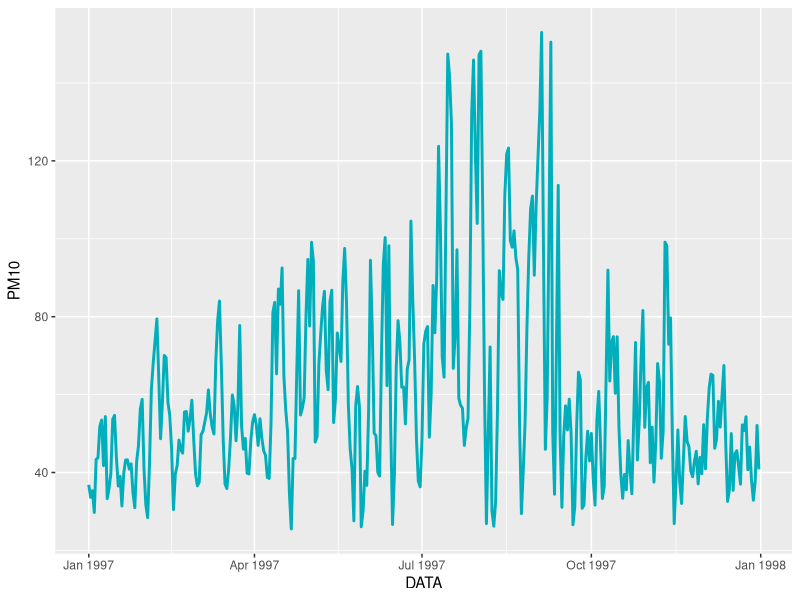
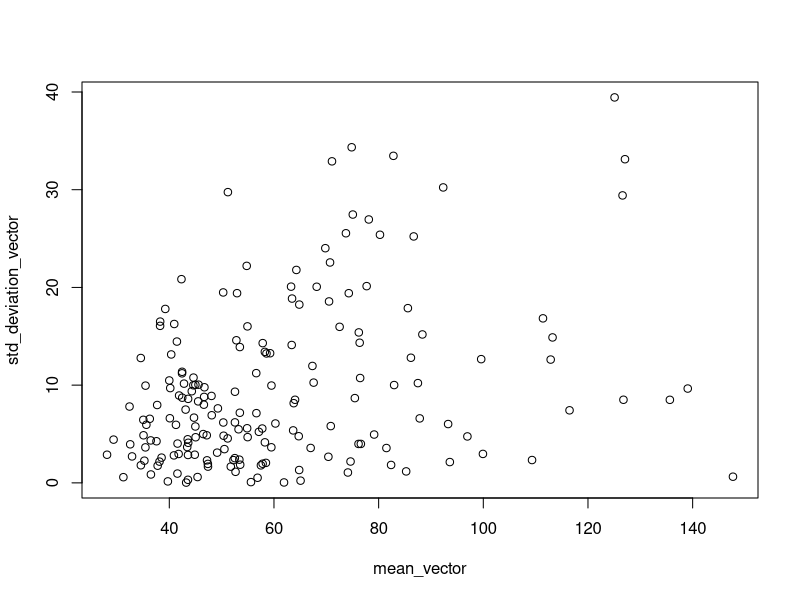
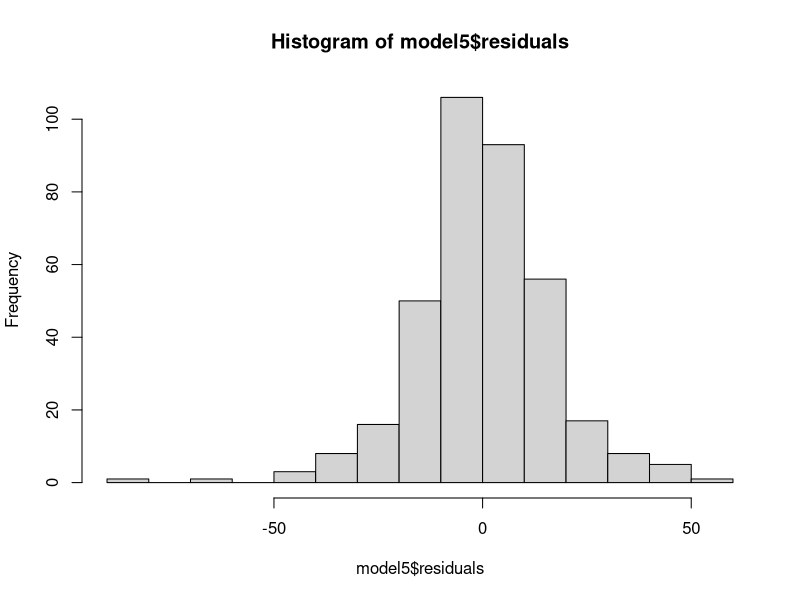
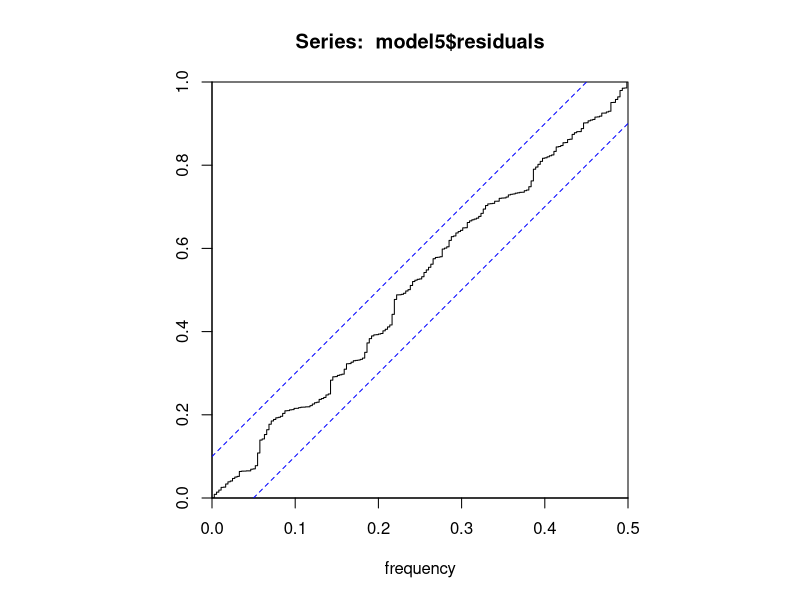

Source code (R) for these figures, in order:
# Reading data
library(readxl)
dados<-read_excel("basepoluicao.xls")
attach(dados)

# Plotting data
library(ggplot2)
theme_set=(theme_minimal())

ggplot(data = dados, aes(x = DATA, y = PM10))+
  geom_line(color = "#00AFBB", size = 1)

# Transforming data into a time series object
POL<-ts(PM10)

# Augmented Dickey-Fuller Test for stationarity
library(tseries)
adf.test(POL)

# Since the p-value of the test was significative at a 5% level of significance,
# we reject the null hypothesis of existence of a unitary root and conclude that
# we have statistics evidences to prove the stationarity of the process.

# KPSS Test for stationarity
kpss.test(POL)

# Since the p-value of the test was significative at a 5% level of significance,
# we reject the null hypothesis of stationarity of the series and conclude that
# we have statistics evidences that the process is not stationary.

# We have divergence between the tests, so we will choose to apply the first 
# difference of the series in order to get the stationarity factor confirmed.

first_difference<-diff(POL)

adf.test(first_difference)
kpss.test(first_difference)

# Applying both test in the first difference series, we get the same result from 
# both and now we can procede our analysis.

# The next step is to decide if our series has the multiplicative or addictive 
# characteristic. One way to do this is grouping the series into minor groups of 
# any size (the number here generally doesn't impact much, we will use groups of 2),
# calculate the mean and stardand deviation inside this minor groups and then plot
# a graphic of the calculated means agains the calculated standard deviations.

# Calculating mean
mean_vector<-vector()
j<-1
vet<-POL
for(i in 1:(length(first_difference)/2)){
  mean_vector[i]<-(vet[j]+vet[j+1])/2
  j<-j+2
}

# Calculating standard deviation
std_deviation_vector <- vector()
z<-1
for(i in 1:(length(first_difference)/2)){
  std_deviation_vector[i]<-sd(c(vet[z],vet[z+1]))
  z<-z+2
}

plot(mean_vector, std_deviation_vector)
cor(mean_vector, std_deviation_vector)

# Since we do not seem to have a strong correlation coefficient between the two
# vectors generated, we can adjust an ARIMA addictive model. If the coefficient or
# the graphic here had suggested a strong correlation, we would have evidences of
# a multiplicative factor in the series and it would be necessary to apply some
# transformation to take off this factor (log function here uses to work well) so
# we can adjust the ARIMA model.

# There are no clear rules to adjust the parametes of an ARIMA model. There are 
# tough some tips like plotting autocorrelation and partial autocorrelation functions.
# I prefer to test some combinations of parameters and choose the one that have them
# all significative. If more than one series satisfy this condition, then we take the
# simpler one (with less parameters) or the one with the minor AIC.

# Since we will model the first difference of the series, our middle parameter 'q'
# (ARIMA(p,d,q)) has to be 1. This way we will vary only 'p' and 'q' from 0 to 2.

# ARIMA(0,1,1) 
model1<-arima(POL, order = c(0,1,1)) 
t1<-0.1645/0.0776
dt(t1, length(POL)) 
# Model is a candidate, since all parametes are significative (5% significance).

# ARIMA(0,1,2) 
model2<-arima(POL, order = c(0,1,2))
t1<--0.2161/0.0588
t2<--0.5556/0.0615
dt(t1, length(POL)) 
dt(t2, length(POL)) 
# Model is a candidate, since all parametes are significative (5% significance).

# ARIMA(1,1,0) 
model3<-arima(POL, order = c(1,1,0)) 
t1<-0.0562/0.0523
dt(t1, length(POL))
# Model is not a candidate, since at least one of the parametes are not 
# significative (5% significance).

# ARIMA(1,1,1) 
model4<-arima(POL, order = c(1,1,1)) 
t1<--0.4332/0.1264
t2<-0.6101/0.1062
dt(t1, length(POL))
dt(t2, length(POL)) 
# Model is a candidate, since all parametes are significative (5% significance).

# ARIMA(1,1,2) 
model5<-arima(POL, order = c(1,1,2)) 
t1<-0.4113/0.0692
t2<--0.4975/0.064
t3<--0.4334/0.0554
dt(t1, length(POL))
dt(t2, length(POL)) 
dt(t3, length(POL)) 
# Model is a candidate, since all parametes are significative (5% significance).

# ARIMA(2,1,0)
model6<-arima(POL, order = c(2,1,0)) 
t1<-0.0781/0.0486
t2<--0.3746/0.0485
dt(t1, length(POL))
dt(t2, length(POL))
# Model is not a candidate, since at least one of the parametes are not 
# significative (5% significance).

# ARIMA(2,1,1)
model7<-arima(POL, order = c(2,1,1)) 
t1<-0.8161/0.0528
t2<--0.2878/0.0516
t3<--0.94/0.0226
dt(t1, length(POL))
dt(t2, length(POL)) 
dt(t3, length(POL)) 
# Model is a candidate, since all parametes are significative (5% significance).

# ARIMA(2,1,2)
model8<-arima(POL, order = c(2,1,2)) 
t1<-0.4864/0.124
t2<--0.0743/0.0999
t3<--0.5645/0.1156
t4<--0.3643/0.1126
dt(t1, length(POL))
dt(t2, length(POL)) 
dt(t3, length(POL)) 
dt(t4, length(POL)) 
# Model is not a candidate, since at least one of the parametes are not 
# significative (5% significance).

# Since we got some models with all parameters significant, we will get the one with
# minor AIC and check for its residuals properties.

# MODEL1 - AIC = 3158.49
# MODEL2 - AIC = 3100.21
# MODEL4 - AIC = 3150.45
# MODEL5 - AIC = 3074.56
# MODEL7 - AIC = 3082.24

# Let's check for normality and independency of the residuals.
hist(model5$residuals)
cpgram(model5$residuals)
Box.test(model5$residuals, type=c("Box-Pierce"))

